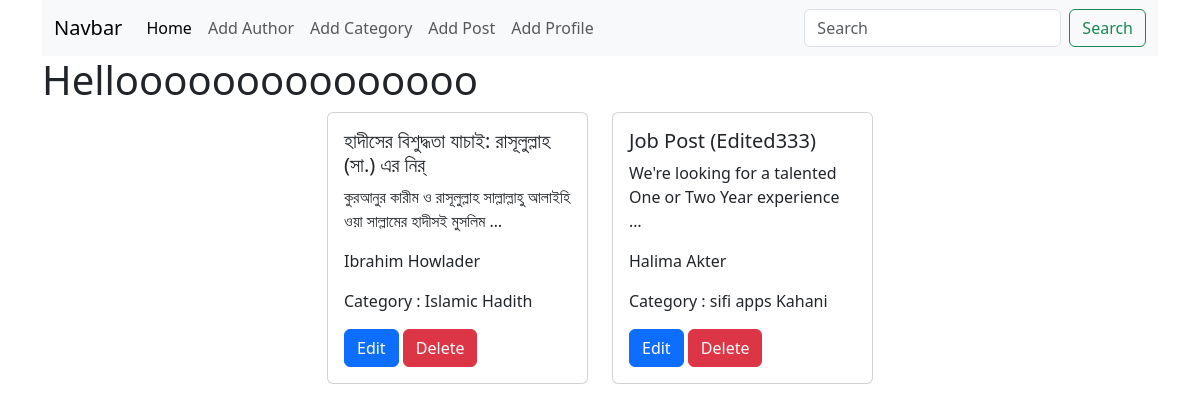
The page / on the database its author committed.
### posts/models.py (models this page shows)
class Post(models.Model):
    title = models.CharField(max_length=50)
    content = models.TextField()
    category = models.ManyToManyField(Category)
    author = models.ForeignKey(Author,on_delete = models.CASCADE)
    def __str__(self) -> str:
        return f"{self.title}"

### author/models.py (models this page shows, shortened)
class Author(models.Model):
    name = models.CharField(max_length=20)
    content = models.TextField()
    mobile = models.CharField(max_length=12)

### categories/models.py (models this page shows, shortened)
class Category(models.Model):
    name = models.CharField(max_length = 20)

### blog_project/views.py (the view)
# urls.py: path('', views.home,name='home'),
def home(request):
    data = Post.objects.all()
    print('xxxxxxxxxxxxxxxxxxx',data)
    return render(request,'home.html',{'data':data})

### templates/home.html
{% extends "base.html" %} {% block content %}
<h1>Hellooooooooooooooo</h1>
<div class="row flex-wrap justify-content-center px-8">
  {% for post in data %}
  <div class="col-sm-3 mb-3 mb-sm-0">
    <div class="card">
      <div class="card-body">
        <h5 class="card-title">{{post.title}}</h5>
        <p class="card-text">{{post.content | truncatewords:10}}</p>
        <p class="card-text">{{post.author.name}}</p>
        <p class="card-text">
          Category : {% for cat in post.category.all %} {{cat.name}} {% endfor%}
        </p>
        <a href="{% url "edit_post" post.id %}" class="btn btn-primary">Edit</a>
        <a href="{% url "delete_post" post.id %}" class="btn btn-danger">Delete</a>
      </div>
    </div>
  </div>
  {% endfor %}
</div>
{% endblock content %}

### templates/base.html (shortened to what this page needs)
<!DOCTYPE html>
<html lang="en">
  <head>
    <link
      href="https://cdn.jsdelivr.net/npm/bootstrap@5.3.3/dist/css/bootstrap.min.css"
      rel="stylesheet"
    />
  </head>
  <body class="container">
    <nav class="navbar navbar-expand-lg bg-body-tertiary" style="background-color: #e3f2fd">
      <div class="container-fluid">
        <a class="navbar-brand" href="/">Navbar</a>
        <div class="collapse navbar-collapse" id="navbarSupportedContent">
          <ul class="navbar-nav me-auto mb-2 mb-lg-0">
            <li class="nav-item">
              <a class="nav-link active" aria-current="page" href="/">Home</a>
            </li>
            <li class="nav-item">
              <a class="nav-link" href="{% url "add_author" %}">Add Author</a>
            </li>
            <li class="nav-item">
              <a class="nav-link" href="{% url "add_category" %}">Add Category</a>
            </li>
            <li class="nav-item">
              <a class="nav-link" href="{% url "add_post" %}">Add Post</a>
            </li>
            <li class="nav-item">
              <a class="nav-link" href="{% url "add_profile" %}">Add Profile</a>
            </li>
          </ul>
          <form class="d-flex" role="search">
            <input
              class="form-control me-2"
              type="search"
              placeholder="Search"
              aria-label="Search"
            />
            <button class="btn btn-outline-success" type="submit">
              Search
            </button>
          </form>
        </div>
      </div>
    </nav>
    {% block content %} {% endblock %}
  </body>
</html>

### rows shown on the page
Post: title "হাদীসের বিশুদ্ধতা যাচাই: রাসূলুল্লাহ (সা.) এর নির্", content "কুরআনুর কারীম ও রাসূলুল্লাহ সাল্লাল্লাহু আলাইহি ওয়া সাল্লামের হাদীসই মুসলিম …", author.name "Ibrahim Howlader"
Category: name "Islamic"
Category: name "Hadith"
Post: title "Job Post (Edited333)", content "We're looking for a talented One or Two Year experience …", author.name "Halima Akter"
Category: name "sifi"
Category: name "apps"
Category: name "Kahani"
